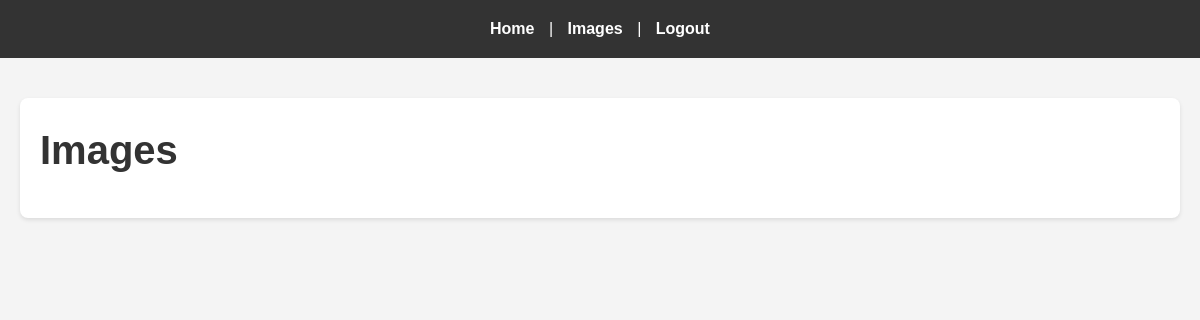
/images/ (signed in), run on an earlier commit of the app's database.
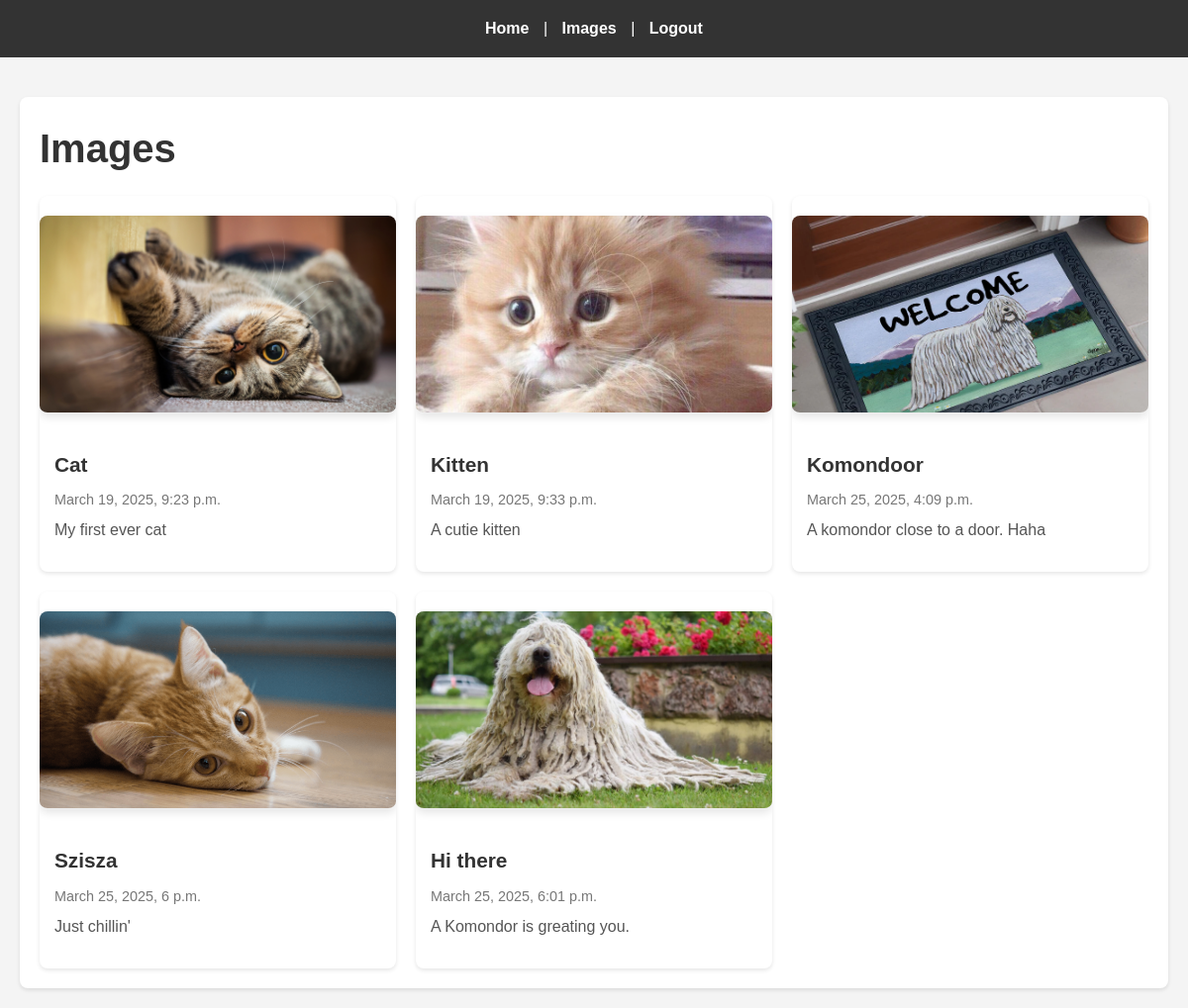
And on a later commit of the database.
### images/models.py (models this page shows, shortened)
class Image(models.Model):
    title = models.CharField(max_length=48)
    body = models.TextField()
    slug = models.SlugField(max_length=48)
    date = models.DateTimeField(auto_now_add=True)
    banner = models.ImageField(default='fallback.png', blank=True)

### images/views.py (the view)
# urls.py: path('', views.images_list, name="list"),
@login_required
def images_list(request):
    images = Image.objects.all()
    return render(request,  'images/images_list.html', {'images': images})

### images/templates/images/images_list.html (shortened to what this page needs)
{% extends 'layout.html' %}
{% block content %}
    <section class="images-list">
        <h1>Images</h1>
        <div class="image-grid">
            {% for image in images %}
                <article class="image-card">
                    <a href="{% url 'images:page' slug=image.slug %}">
                        <img
                            class="banner"
                            src="{{ image.banner.url }}"
                            alt="{{ image.title }}"
                        />
                        <div class="image-card-content">
                            <h2 class="image-card-title">{{ image.title }}</h2>
                            <p class="image-card-date">{{ image.date }}</p>
                            <p class="image-card-body">{{ image.body|truncatewords:20 }}</p>
                        </div>
                    </a>
                </article>
            {% endfor %}
        </div>
    </section>
{% endblock %}

### templates/layout.html (shortened to what this page needs)
<!DOCTYPE html>
{% load static %}
<html lang="en">
<head>
    <link rel="stylesheet" href="{% static 'css/style.css' %}">
</head>
<body>
    <nav>
        <a href="/">
            <span aria-label="Home" title="Home">Home</span>
        </a> |
        {% if user.is_authenticated %}
            <a href="{% url 'images:list' %}">
               <span aria-label="Images" title="Images">Images</span>
            </a> |
            <a href="{% url 'users:logout' %}">
                <span aria-label="Logout" title="Logout">Logout</span>
            </a>
        {% endif %}
    </nav>
    <main>
        {% block content %}
        {% endblock %}
    </main>
</body>
</html>

### static/css/style.css (style rules this page uses)
* { margin: 0; padding: 0; box-sizing: border-box; }
body { font-family: 'Arial', sans-serif; line-height: 1.6; background-color: #f4f4f4; color: #333; }
nav { background-color: #333; color: #fff; padding: 1rem; text-align: center; margin-bottom: 20px; }
nav a { color: #fff; text-decoration: none; margin: 0 10px; font-weight: bold; }
main { padding: 20px; max-width: 1200px; margin: 0 auto; }
section { background-color: #fff; padding: 20px; border-radius: 8px; box-shadow: 0 2px 4px rgba(0, 0, 0, 0.1); }
h1 { font-size: 2.5rem; margin-bottom: 1rem; color: #333; }
p { font-size: 1.1rem; margin-bottom: 1rem; color: #555; }
.banner { max-width: 100%; height: auto; display: block; margin: 20px auto; border-radius: 8px; box-shadow: 0 4px 8px rgba(0, 0, 0, 0.1); }
.images-list { padding: 20px; }
.image-grid { display: grid; grid-template-columns: repeat(auto-fit, minmax(300px, 1fr)); gap: 20px; }
.image-card { background-color: #fff; border-radius: 8px; box-shadow: 0 2px 4px rgba(0, 0, 0, 0.1); overflow: hidden; transition: transform 0.3s ease; }
.image-card a { text-decoration: none; color: inherit; display: block; }
.image-card .banner { width: 100%; height: 200px; object-fit: cover; border-bottom: 1px solid #eee; }
.image-card-content { padding: 15px; }
.image-card-title { font-size: 1.3rem; margin-bottom: 0.5rem; color: #333; }
.image-card-date { font-size: 0.9rem; color: #777; margin-bottom: 0.5rem; }
.image-card-body { font-size: 1rem; color: #555; line-height: 1.4; }

What changed in the data, as far as the page shows it:
added Image: banner (picture), title "Cat", date "March 19, 2025, 9:23 p.m.", body "My first ever cat"
added Image: banner (picture), title "Kitten", date "March 19, 2025, 9:33 p.m.", body "A cutie kitten"
added Image: banner (picture), title "Komondoor", date "March 25, 2025, 4:09 p.m.", body "A komondor close to a door. Haha"
added Image: banner (picture), title "Szisza", date "March 25, 2025, 6 p.m.", body "Just chillin'"
added Image: banner (picture), title "Hi there", date "March 25, 2025, 6:01 p.m.", body "A Komondor is greating you."
